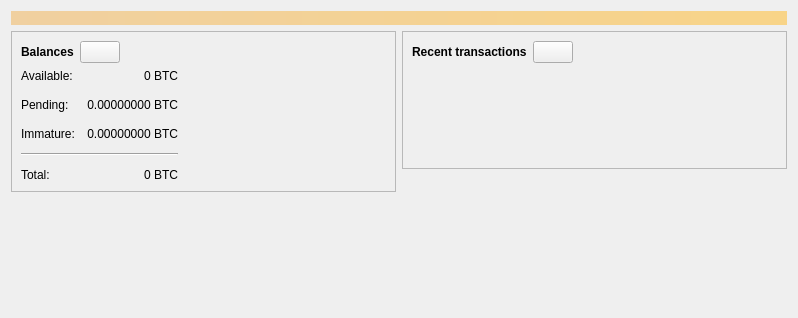
<?xml version="1.0" encoding="UTF-8"?>
<ui version="4.0">
 <class>OverviewPage</class>
 <widget class="QWidget" name="OverviewPage">
  <property name="geometry">
   <rect>
    <x>0</x>
    <y>0</y>
    <width>798</width>
    <height>318</height>
   </rect>
  </property>
  <property name="windowTitle">
   <string>Form</string>
  </property>
  <layout class="QVBoxLayout" name="topLayout">
   <item>
    <widget class="QLabel" name="labelAlerts">
     <property name="visible">
      <bool>false</bool>
     </property>
     <property name="styleSheet">
      <string notr="true">QLabel { background-color: qlineargradient(x1: 0, y1: 0, x2: 1, y2: 0, stop:0 #F0D0A0, stop:1 #F8D488); color:#000000; }</string>
     </property>
     <property name="wordWrap">
      <bool>true</bool>
     </property>
     <property name="margin">
      <number>3</number>
     </property>
     <property name="textInteractionFlags">
      <set>Qt::TextSelectableByMouse</set>
     </property>
    </widget>
   </item>
   <item>
    <layout class="QHBoxLayout" name="horizontalLayout" stretch="1,1">
     <item>
      <layout class="QVBoxLayout" name="verticalLayout_2">
       <item>
        <widget class="QFrame" name="frame">
         <property name="frameShape">
          <enum>QFrame::StyledPanel</enum>
         </property>
         <property name="frameShadow">
          <enum>QFrame::Raised</enum>
         </property>
         <layout class="QVBoxLayout" name="verticalLayout_4">
          <item>
           <layout class="QHBoxLayout" name="horizontalLayout_4">
            <item>
             <widget class="QLabel" name="label_5">
              <property name="font">
               <font>
                <weight>75</weight>
                <bold>true</bold>
               </font>
              </property>
              <property name="text">
               <string>Balances</string>
              </property>
             </widget>
            </item>
            <item>
             <widget class="QPushButton" name="labelWalletStatus">
              <property name="enabled">
               <bool>true</bool>
              </property>
              <property name="maximumSize">
               <size>
                <width>45</width>
                <height>16777215</height>
               </size>
              </property>
              <property name="toolTip">
               <string>The displayed information may be out of date. Your wallet automatically synchronizes with the Bitcoin network after a connection is established, but this process has not completed yet.</string>
              </property>
              <property name="text">
               <string/>
              </property>
              <property name="icon">
               <iconset resource="../bitcoin.qrc">
                <normaloff>:/icons/warning</normaloff>
                <disabledoff>:/icons/warning</disabledoff>:/icons/warning</iconset>
              </property>
              <property name="iconSize">
               <size>
                <width>24</width>
                <height>24</height>
               </size>
              </property>
             </widget>
            </item>
            <item>
             <spacer name="horizontalSpacer_3">
              <property name="orientation">
               <enum>Qt::Horizontal</enum>
              </property>
              <property name="sizeHint" stdset="0">
               <size>
                <width>40</width>
                <height>20</height>
               </size>
              </property>
             </spacer>
            </item>
           </layout>
          </item>
          <item>
           <layout class="QGridLayout" name="gridLayout">
            <property name="spacing">
             <number>12</number>
            </property>
            <item row="1" column="1">
             <widget class="QLabel" name="labelUnconfirmed">
              <property name="cursor">
               <cursorShape>IBeamCursor</cursorShape>
              </property>
              <property name="toolTip">
               <string>Total of transactions that have yet to be confirmed, and do not yet count toward the spendable balance</string>
              </property>
              <property name="text">
               <string notr="true">0.00000000 BTC</string>
              </property>
              <property name="alignment">
               <set>Qt::AlignRight|Qt::AlignTrailing|Qt::AlignVCenter</set>
              </property>
              <property name="textInteractionFlags">
               <set>Qt::LinksAccessibleByMouse|Qt::TextSelectableByKeyboard|Qt::TextSelectableByMouse</set>
              </property>
             </widget>
            </item>
            <item row="3" column="0" colspan="2">
             <widget class="Line" name="line">
              <property name="orientation">
               <enum>Qt::Horizontal</enum>
              </property>
             </widget>
            </item>
            <item row="4" column="0">
             <widget class="QLabel" name="labelTotalText">
              <property name="text">
               <string>Total:</string>
              </property>
             </widget>
            </item>
            <item row="2" column="1">
             <widget class="QLabel" name="labelImmature">
              <property name="cursor">
               <cursorShape>IBeamCursor</cursorShape>
              </property>
              <property name="toolTip">
               <string>Mined balance that has not yet matured</string>
              </property>
              <property name="text">
               <string notr="true">0.00000000 BTC</string>
              </property>
              <property name="alignment">
               <set>Qt::AlignRight|Qt::AlignTrailing|Qt::AlignVCenter</set>
              </property>
              <property name="textInteractionFlags">
               <set>Qt::LinksAccessibleByMouse|Qt::TextSelectableByKeyboard|Qt::TextSelectableByMouse</set>
              </property>
             </widget>
            </item>
            <item row="1" column="2">
             <spacer name="horizontalSpacer_2">
              <property name="orientation">
               <enum>Qt::Horizontal</enum>
              </property>
              <property name="sizeHint" stdset="0">
               <size>
                <width>40</width>
                <height>20</height>
               </size>
              </property>
             </spacer>
            </item>
            <item row="2" column="0">
             <widget class="QLabel" name="labelImmatureText">
              <property name="text">
               <string>Immature:</string>
              </property>
             </widget>
            </item>
            <item row="4" column="1">
             <widget class="QLabel" name="labelTotal">
              <property name="cursor">
               <cursorShape>IBeamCursor</cursorShape>
              </property>
              <property name="toolTip">
               <string>Your current total balance</string>
              </property>
              <property name="text">
               <string notr="true">0 BTC</string>
              </property>
              <property name="alignment">
               <set>Qt::AlignRight|Qt::AlignTrailing|Qt::AlignVCenter</set>
              </property>
              <property name="textInteractionFlags">
               <set>Qt::LinksAccessibleByMouse|Qt::TextSelectableByKeyboard|Qt::TextSelectableByMouse</set>
              </property>
             </widget>
            </item>
            <item row="0" column="0">
             <widget class="QLabel" name="labelBalanceText">
              <property name="text">
               <string>Available:</string>
              </property>
             </widget>
            </item>
            <item row="0" column="1">
             <widget class="QLabel" name="labelBalance">
              <property name="cursor">
               <cursorShape>IBeamCursor</cursorShape>
              </property>
              <property name="toolTip">
               <string>Your current spendable balance</string>
              </property>
              <property name="text">
               <string notr="true">0 BTC</string>
              </property>
              <property name="alignment">
               <set>Qt::AlignRight|Qt::AlignTrailing|Qt::AlignVCenter</set>
              </property>
              <property name="textInteractionFlags">
               <set>Qt::LinksAccessibleByMouse|Qt::TextSelectableByKeyboard|Qt::TextSelectableByMouse</set>
              </property>
             </widget>
            </item>
            <item row="1" column="0">
             <widget class="QLabel" name="labelPendingText">
              <property name="text">
               <string>Pending:</string>
              </property>
             </widget>
            </item>
           </layout>
          </item>
         </layout>
        </widget>
       </item>
       <item>
        <spacer name="verticalSpacer">
         <property name="orientation">
          <enum>Qt::Vertical</enum>
         </property>
         <property name="sizeHint" stdset="0">
          <size>
           <width>20</width>
           <height>40</height>
          </size>
         </property>
        </spacer>
       </item>
      </layout>
     </item>
     <item>
      <layout class="QVBoxLayout" name="verticalLayout_3">
       <item>
        <widget class="QFrame" name="frame_2">
         <property name="frameShape">
          <enum>QFrame::StyledPanel</enum>
         </property>
         <property name="frameShadow">
          <enum>QFrame::Raised</enum>
         </property>
         <layout class="QVBoxLayout" name="verticalLayout">
          <item>
           <layout class="QHBoxLayout" name="horizontalLayout_2">
            <item>
             <widget class="QLabel" name="label_4">
              <property name="font">
               <font>
                <weight>75</weight>
                <bold>true</bold>
               </font>
              </property>
              <property name="text">
               <string>Recent transactions</string>
              </property>
             </widget>
            </item>
            <item>
             <widget class="QPushButton" name="labelTransactionsStatus">
              <property name="enabled">
               <bool>true</bool>
              </property>
              <property name="maximumSize">
               <size>
                <width>45</width>
                <height>16777215</height>
               </size>
              </property>
              <property name="toolTip">
               <string>The displayed information may be out of date. Your wallet automatically synchronizes with the Bitcoin network after a connection is established, but this process has not completed yet.</string>
              </property>
              <property name="text">
               <string/>
              </property>
              <property name="icon">
               <iconset resource="../bitcoin.qrc">
                <normaloff>:/icons/warning</normaloff>
                <disabledoff>:/icons/warning</disabledoff>:/icons/warning</iconset>
              </property>
              <property name="iconSize">
               <size>
                <width>24</width>
                <height>24</height>
               </size>
              </property>
             </widget>
            </item>
            <item>
             <spacer name="horizontalSpacer">
              <property name="orientation">
               <enum>Qt::Horizontal</enum>
              </property>
              <property name="sizeHint" stdset="0">
               <size>
                <width>40</width>
                <height>20</height>
               </size>
              </property>
             </spacer>
            </item>
           </layout>
          </item>
          <item>
           <widget class="TransactionOverviewWidget" name="listTransactions">
            <property name="styleSheet">
             <string notr="true">QListView { background: transparent; }</string>
            </property>
            <property name="frameShape">
             <enum>QFrame::NoFrame</enum>
            </property>
            <property name="verticalScrollBarPolicy">
             <enum>Qt::ScrollBarAlwaysOff</enum>
            </property>
            <property name="horizontalScrollBarPolicy">
             <enum>Qt::ScrollBarAlwaysOff</enum>
            </property>
            <property name="sizeAdjustPolicy">
             <enum>QAbstractScrollArea::AdjustToContents</enum>
            </property>
            <property name="selectionMode">
             <enum>QAbstractItemView::NoSelection</enum>
            </property>
            <property name="uniformItemSizes">
             <bool>true</bool>
            </property>
           </widget>
          </item>
         </layout>
        </widget>
       </item>
       <item>
        <spacer name="verticalSpacer_2">
         <property name="orientation">
          <enum>Qt::Vertical</enum>
         </property>
         <property name="sizeHint" stdset="0">
          <size>
           <width>20</width>
           <height>40</height>
          </size>
         </property>
        </spacer>
       </item>
      </layout>
     </item>
    </layout>
   </item>
  </layout>
 </widget>
 <customwidgets>
  <customwidget>
   <class>TransactionOverviewWidget</class>
   <extends>QListView</extends>
   <header>qt/transactionoverviewwidget.h</header>
  </customwidget>
 </customwidgets>
 <resources/>
 <connections/>
</ui>
